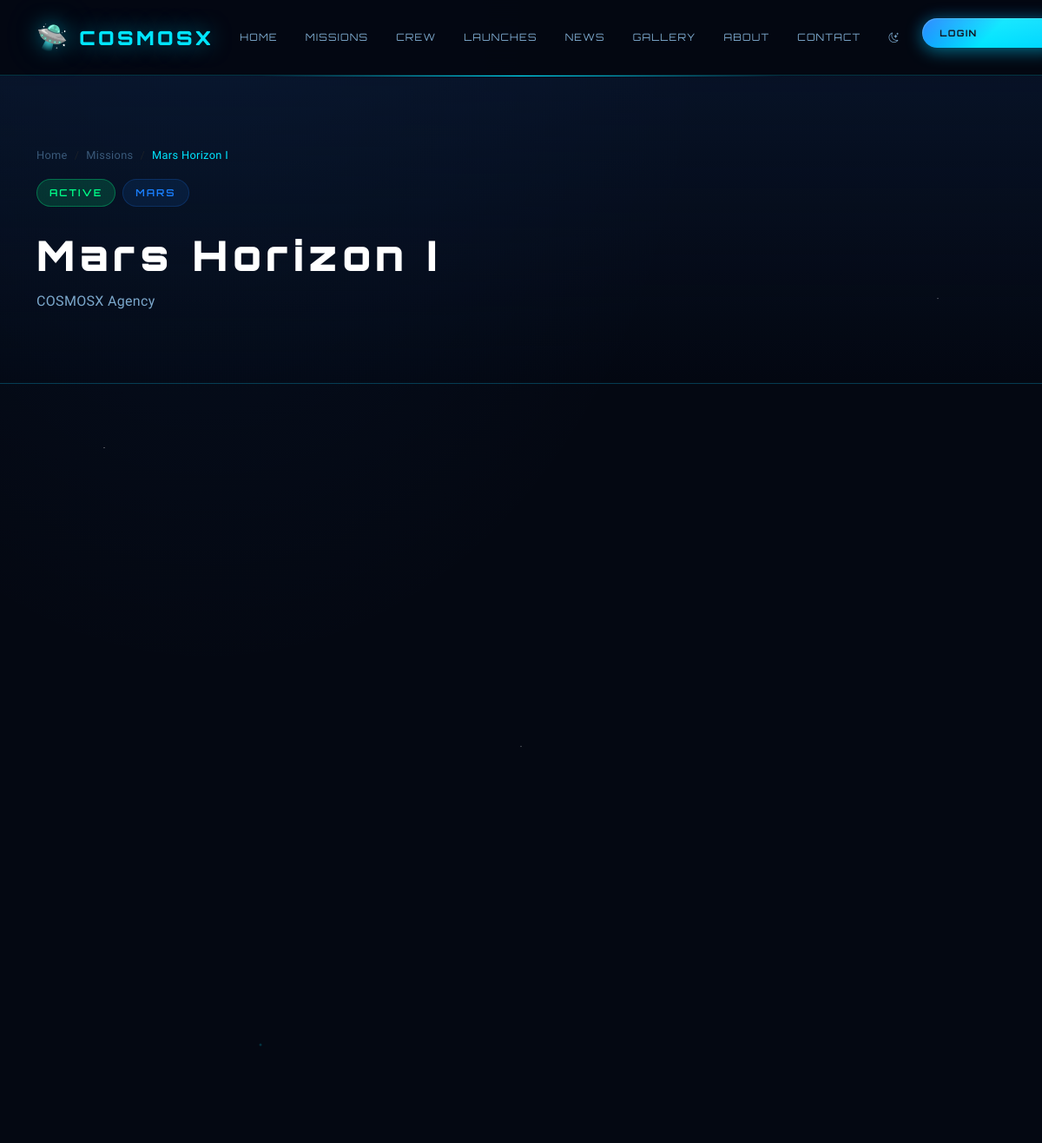
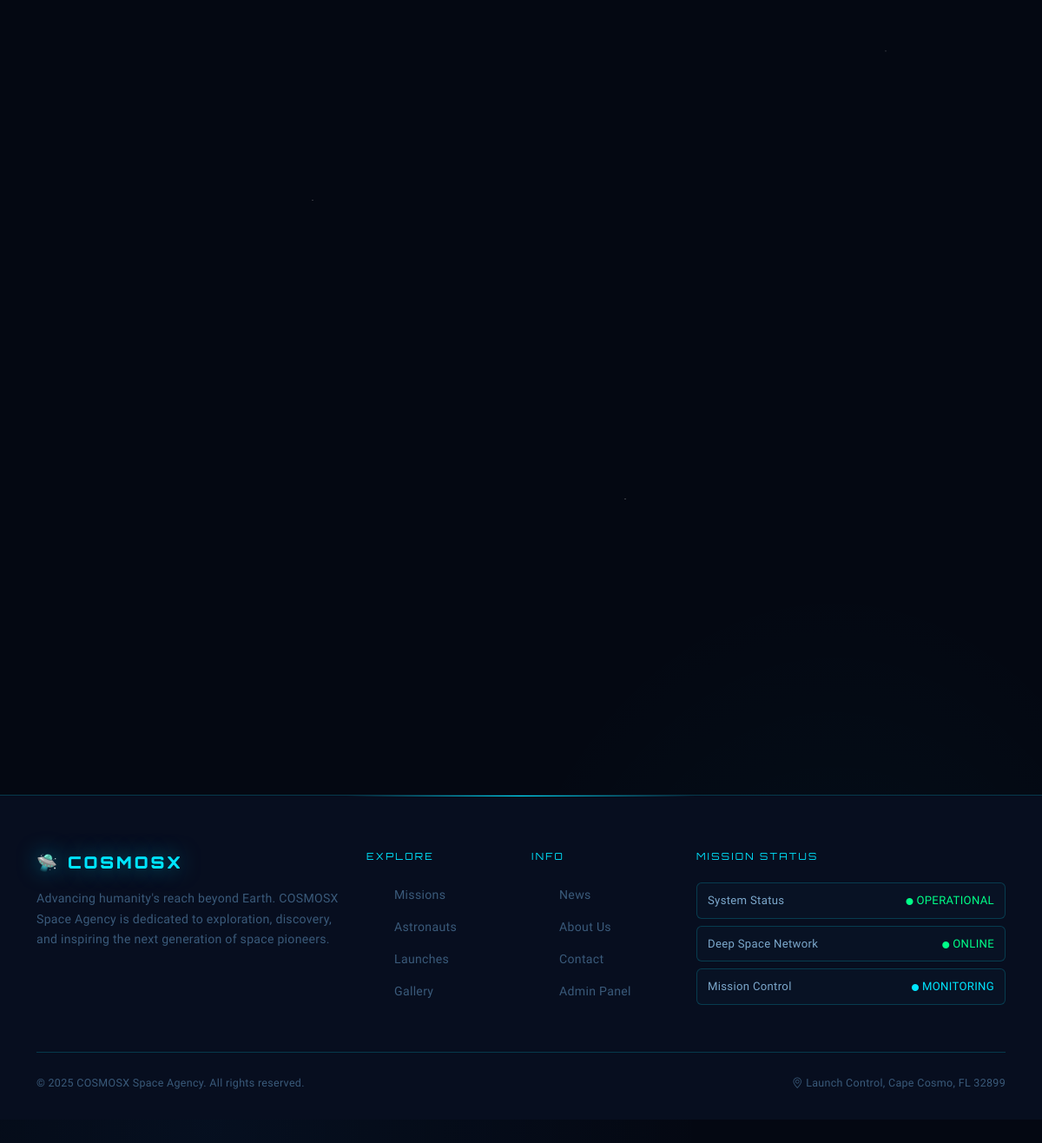
Screenshot of /missions/mars-horizon-i/ with the database file from the repository (2 pictures, top to bottom).
### space_portal/models.py (models this page shows, shortened)
class Mission(models.Model):
    STATUS_CHOICES = [
        ('planned', 'Planned'),
        ('active', 'Active'),
        ('completed', 'Completed'),
        ('cancelled', 'Cancelled'),
    ]
    MISSION_TYPE_CHOICES = [
        ('lunar', 'Lunar'),
        ('mars', 'Mars'),
        ('orbit', 'Earth Orbit'),
        ('deep_space', 'Deep Space'),
        ('iss', 'ISS'),
        ('satellite', 'Satellite'),
    ]
    name = models.CharField(max_length=200)
    slug = models.SlugField(unique=True)
    mission_type = models.CharField(max_length=20, choices=MISSION_TYPE_CHOICES, default='orbit')
    status = models.CharField(max_length=20, choices=STATUS_CHOICES, default='planned')
    launch_date = models.DateField()
    end_date = models.DateField(null=True, blank=True)
    description = models.TextField()
    objectives = models.TextField()
    crew_count = models.IntegerField(default=0)
    agency = models.CharField(max_length=100, default='COSMOSX Agency')
    image_url = models.URLField(blank=True, default='')
    created_at = models.DateTimeField(auto_now_add=True)
    class Meta:
        ordering = ['-launch_date']

### space_portal/views.py (the view)
# urls.py: path('missions/<slug:slug>/', views.mission_detail, name='mission_detail'),
def mission_detail(request, slug):
    mission = get_object_or_404(Mission, slug=slug)
    astronauts = mission.astronauts.all()
    launches = mission.launches.all()
    context = {
        'mission': mission,
        'astronauts': astronauts,
        'launches': launches,
    }
    return render(request, 'space_portal/mission_detail.html', context)

### templates/space_portal/mission_detail.html (shortened to what this page needs)
{% extends 'base.html' %}
{% block content %}
<div class="page-header">
  <div class="container">
    <nav aria-label="breadcrumb" style="margin-bottom:16px;">
      <ol class="breadcrumb" style="background:none;padding:0;font-size:0.8rem;">
        <li class="breadcrumb-item"><a href="{% url 'home' %}" style="color:var(--text-muted);">Home</a></li>
        <li class="breadcrumb-item"><a href="{% url 'missions' %}" style="color:var(--text-muted);">Missions</a></li>
        <li class="breadcrumb-item active" style="color:var(--accent-cyan);">{{ mission.name }}</li>
      </ol>
    </nav>
    <div class="d-flex flex-wrap gap-2 mb-3">
      <span class="card-badge {% if mission.status == 'active' %}badge-active{% elif mission.status == 'planned' %}badge-planned{% elif mission.status == 'completed' %}badge-completed{% else %}badge-cancelled{% endif %}" style="font-size:0.7rem;padding:5px 14px;">
        {{ mission.get_status_display|upper }}
      </span>
      <span class="card-badge" style="background:rgba(26,127,255,0.1);color:var(--accent-electric);border:1px solid rgba(26,127,255,0.2);font-size:0.7rem;padding:5px 14px;">
        {{ mission.get_mission_type_display }}
      </span>
    </div>
    <h1 class="page-header-title">{{ mission.name }}</h1>
    <p class="page-header-sub">{{ mission.agency }}</p>
  </div>
</div>
<section class="section-pad">
  <div class="container">
    <div class="row g-5">
      <div class="col-lg-8">
      </div>
      <div class="col-lg-4">
      </div>
    </div>
  </div>
</section>
{% endblock %}

### static/css/main.css (style rules this page uses)
:root { --space-black: #040812; --space-dark: #070e1f; --space-navy: #0a1628; --space-blue: #0d2245; --accent-cyan: #00e5ff; --accent-electric: #1a7fff; --accent-gold: #ffd700; --accent-red: #ff3d5a; --accent-green: #00ff88; --text-primary: #e8f4ff; --text-secondary: #7ca8cc; --text-muted: #3a5a7a; --border-glow: rgba(0, 229, 255, 0.2); --card-bg: rgba(10, 22, 40, 0.85); --nav-bg: rgba(4, 8, 18, 0.96); --font-display: 'Orbitron', sans-serif; --font-body: 'Exo 2', sans-serif; --glow-cyan: 0 0 25px rgba(0, 229, 255, 0.5), 0 0 75px rgba(0, 229, 255, 0.15); --glow-gold: 0 0 20px rgba(255, 215, 0, 0.4); --transition: all 0.4s cubic-bezier(0.4, 0, 0.2, 1); --light-space-black: #f8f9fa; --light-space-dark: #e9ecef; --light-space-navy: #dee2e6; --light-space-blue: #ced4da; --light-accent-cyan: #0d6efd; --light-accent-electric: #6610f2; --light-accent-gold: #fd7e14; --light-accent-red: #dc3545; --light-accent-green: #198754; --light-text-primary: #212529; --light-text-secondary: #6c757d; --light-text-muted: #adb5bd; --light-border-glow: rgba(13, 110, 253, 0.2); --light-card-bg: rgba(248, 249, 250, 0.9); --light-nav-bg: rgba(255, 255, 255, 0.95); }
*, *::before, *::after { box-sizing: border-box; margin: 0; padding: 0; }
html { scroll-behavior: smooth; }
body { background-color: var(--space-black); color: var(--text-primary); font-family: var(--font-body); font-weight: 300; line-height: 1.8; overflow-x: hidden; opacity: 0; transition: opacity 0.65s ease, background-color 0.45s ease; background-image: radial-gradient(ellipse 80% 50% at 20% 0%, rgba(26, 127, 255, 0.06) 0%, transparent 60%), radial-gradient(ellipse 60% 40% at 80% 100%, rgba(0, 229, 255, 0.04) 0%, transparent 60%); letter-spacing: 0.02em; }
body::before { content: ''; position: fixed; inset: 0; background-image: radial-gradient(1px 1px at 10% 15%, rgba(255,255,255,0.6) 0%, transparent 100%), radial-gradient(1px 1px at 30% 45%, rgba(255,255,255,0.4) 0%, transparent 100%), radial-gradient(1px 1px at 50% 25%, rgba(255,255,255,0.5) 0%, transparent 100%), radial-gradient(1px 1px at 70% 70%, rgba(255,255,255,0.3) 0%, transparent 100%), radial-gradient(1px 1px at 90% 10%, rgba(255,255,255,0.6) 0%, transparent 100%), radial-gradient(1px 1px at 15% 80%, rgba(255,255,255,0.4) 0%, transparent 100%), radial-gradient(1px 1px at 60% 55%, rgba(255,255,255,0.5) 0%, transparent 100%), radial-gradient(1px 1px at 85% 40%, rgba(255,255,255,0.3) 0%, transparent 100%), radial-gradient(2px 2px at 25% 35%, rgba(0,229,255,0.3) 0%, transparent 100%), radial-gradient(2px 2px at 75% 85%, rgba(26,127,255,0.3) 0%, transparent 100%); pointer-events: none; z-index: 0; }
section { position: relative; z-index: 1; padding: 90px 0; }
body.page-loaded { opacity: 1; }
h1, h2, h3, h4, h5, h6 { font-family: var(--font-display); color: var(--text-primary); letter-spacing: 0.08em; font-weight: 700; line-height: 1.2; margin-bottom: 1.2em; }
h1 { font-size: 3.5rem; font-weight: 900; letter-spacing: 0.12em; line-height: 1.1; }
p { line-height: 1.8; margin-bottom: 1.2em; font-weight: 300; font-size: 1rem; letter-spacing: 0.02em; }
a { color: var(--accent-cyan); text-decoration: none; transition: var(--transition); font-weight: 500; }
.card-badge { font-family: var(--font-display); font-size: 0.62rem; letter-spacing: 0.18em; padding: 4px 12px; border-radius: 20px; display: inline-block; margin-bottom: 14px; font-weight: 600; text-transform: uppercase; }
.badge-active { background: rgba(0, 255, 136, 0.15); color: var(--accent-green); border: 1px solid rgba(0, 255, 136, 0.3); }
.page-header { padding: 80px 0 60px; background: linear-gradient(180deg, rgba(13, 34, 69, 0.4) 0%, transparent 100%); border-bottom: 1px solid var(--border-glow); position: relative; overflow: hidden; }
.page-header::before { content: ''; position: absolute; top: 0; left: 50%; width: 600px; height: 1px; background: linear-gradient(90deg, transparent, var(--accent-cyan), transparent); transform: translateX(-50%); }
.page-header-title { font-family: var(--font-display); font-size: clamp(2rem, 4vw, 3.5rem); font-weight: 900; color: #fff; margin-bottom: 12px; }
.page-header-sub { color: var(--text-secondary); font-size: 1rem; }
.section-pad { padding: 80px 0; }

### rows the page displays
Mission: name "Mars Horizon I", status "ACTIVE", mission_type "MARS", agency "COSMOSX Agency"
